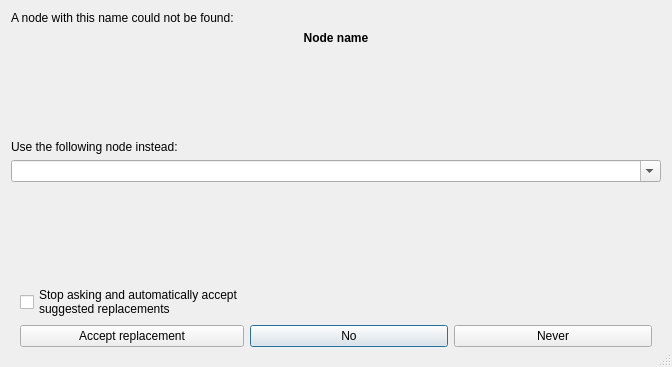
<?xml version="1.0" encoding="UTF-8"?>
<ui version="4.0">
 <class>MissingItemDialog</class>
 <widget class="QDialog" name="MissingItemDialog">
  <property name="geometry">
   <rect>
    <x>0</x>
    <y>0</y>
    <width>672</width>
    <height>367</height>
   </rect>
  </property>
  <property name="windowTitle">
   <string>Dialog</string>
  </property>
  <property name="sizeGripEnabled">
   <bool>true</bool>
  </property>
  <property name="modal">
   <bool>true</bool>
  </property>
  <layout class="QVBoxLayout" name="verticalLayout">
   <item>
    <widget class="QLabel" name="label">
     <property name="text">
      <string>A node with this name could not be found:</string>
     </property>
    </widget>
   </item>
   <item>
    <widget class="QLabel" name="lbItemName">
     <property name="font">
      <font>
       <bold>true</bold>
      </font>
     </property>
     <property name="frameShape">
      <enum>QFrame::NoFrame</enum>
     </property>
     <property name="text">
      <string>Node name</string>
     </property>
     <property name="alignment">
      <set>Qt::AlignCenter</set>
     </property>
    </widget>
   </item>
   <item>
    <spacer name="verticalSpacer_2">
     <property name="orientation">
      <enum>Qt::Vertical</enum>
     </property>
     <property name="sizeHint" stdset="0">
      <size>
       <width>20</width>
       <height>40</height>
      </size>
     </property>
    </spacer>
   </item>
   <item>
    <widget class="QLabel" name="label_2">
     <property name="text">
      <string>Use the following node instead:</string>
     </property>
    </widget>
   </item>
   <item>
    <widget class="QComboBox" name="cbReplacement">
     <property name="editable">
      <bool>true</bool>
     </property>
    </widget>
   </item>
   <item>
    <spacer name="verticalSpacer">
     <property name="orientation">
      <enum>Qt::Vertical</enum>
     </property>
     <property name="sizeHint" stdset="0">
      <size>
       <width>20</width>
       <height>40</height>
      </size>
     </property>
    </spacer>
   </item>
   <item>
    <widget class="QWidget" name="widget" native="true">
     <layout class="QGridLayout" name="gridLayout">
      <item row="0" column="0">
       <widget class="QCheckBox" name="cbAcceptAll">
        <property name="text">
         <string>Stop asking and automatically accept
suggested replacements</string>
        </property>
       </widget>
      </item>
      <item row="1" column="1">
       <widget class="QPushButton" name="pbNo">
        <property name="text">
         <string>No</string>
        </property>
       </widget>
      </item>
      <item row="1" column="0">
       <widget class="QPushButton" name="pbYes">
        <property name="text">
         <string>Accept replacement</string>
        </property>
       </widget>
      </item>
      <item row="1" column="2">
       <widget class="QPushButton" name="pbNever">
        <property name="text">
         <string>Never</string>
        </property>
       </widget>
      </item>
     </layout>
    </widget>
   </item>
  </layout>
 </widget>
 <tabstops>
  <tabstop>cbReplacement</tabstop>
  <tabstop>pbYes</tabstop>
  <tabstop>cbAcceptAll</tabstop>
  <tabstop>pbNo</tabstop>
  <tabstop>pbNever</tabstop>
 </tabstops>
 <resources/>
 <connections/>
</ui>
